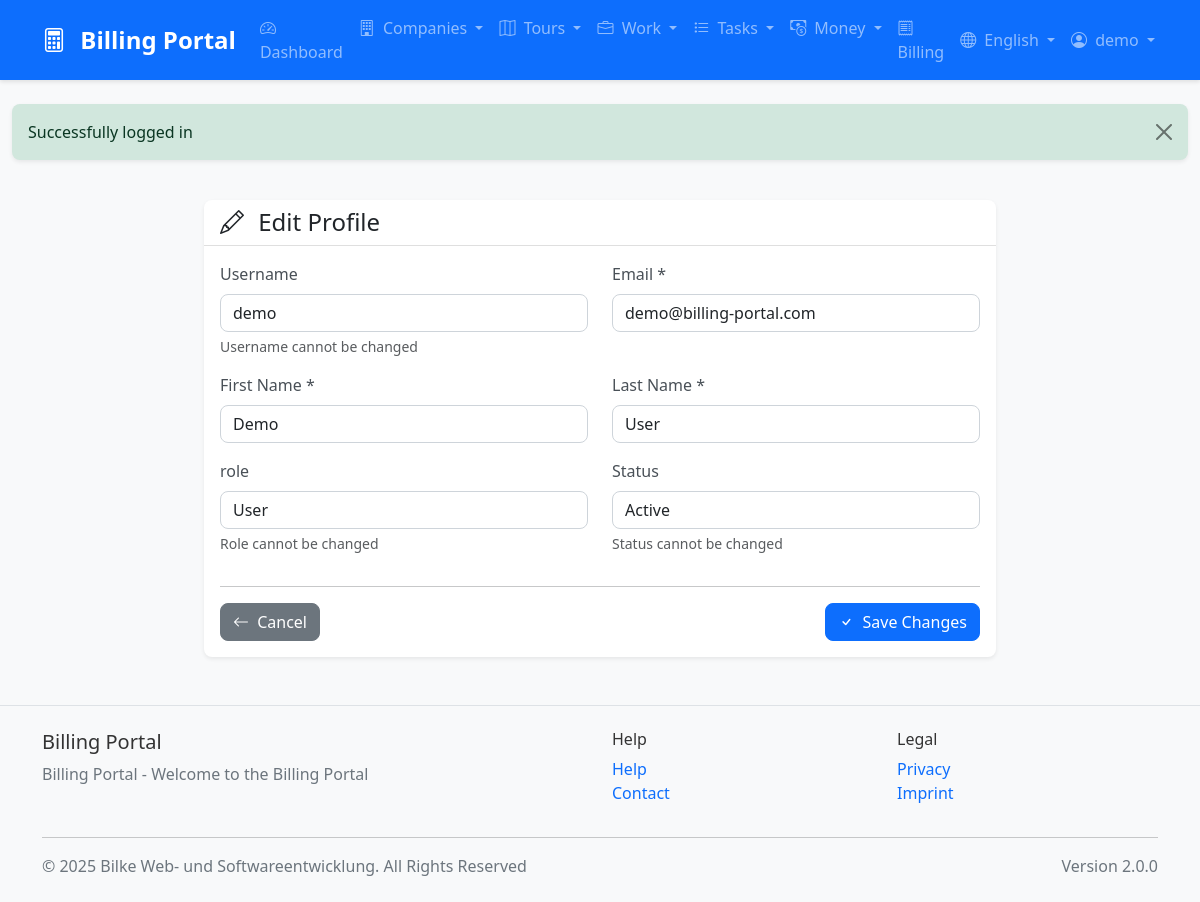
The app's page /profile/edit (signed in) with its own data.
### tables this page shows
CREATE TABLE users (
    id INT AUTO_INCREMENT PRIMARY KEY,
    username VARCHAR(50) UNIQUE NOT NULL,
    email VARCHAR(100) UNIQUE NOT NULL,
    password VARCHAR(255) NOT NULL,
    first_name VARCHAR(50),
    last_name VARCHAR(50),
    role ENUM('admin', 'manager', 'user') DEFAULT 'user',
    domain VARCHAR(100),
    status ENUM('active', 'inactive', 'suspended') DEFAULT 'active',
    last_login DATETIME,
    created_at TIMESTAMP DEFAULT CURRENT_TIMESTAMP,
    updated_at TIMESTAMP DEFAULT CURRENT_TIMESTAMP ON UPDATE CURRENT_TIMESTAMP,
    INDEX idx_username (username),
    INDEX idx_email (email),
    INDEX idx_domain (domain),
    INDEX idx_status (status)
);

### templates/profile/edit.php (the view, shortened to what the rows shown need)
<?php include __DIR__ . '/../layout/header.php'; ?>
<div class="row">
    <div class="col-md-8 mx-auto">
        <div class="card">
            <div class="card-body">
                <form method="POST" action="/profile/edit">
                    <div class="row">
                        <div class="col-md-6">
                            <div class="mb-3">
                                <label for="username" class="form-label"><?= $localization->get('username') ?></label>
                                <input type="text" class="form-control" id="username" value="<?= htmlspecialchars($user['username']) ?>" readonly>
                                <div class="form-text"><?= $localization->get('username_cannot_be_changed') ?></div>
                            </div>
                        </div>
                        <div class="col-md-6">
                            <div class="mb-3">
                                <label for="email" class="form-label"><?= $localization->get('email') ?> *</label>
                                <input type="email" class="form-control" id="email" name="email" value="<?= htmlspecialchars($user['email']) ?>" required>
                            </div>
                        </div>
                    </div>
                    <div class="row">
                        <div class="col-md-6">
                            <div class="mb-3">
                                <label for="first_name" class="form-label"><?= $localization->get('first_name') ?> *</label>
                                <input type="text" class="form-control" id="first_name" name="first_name" value="<?= htmlspecialchars($user['first_name']) ?>" required>
                            </div>
                        </div>
                        <div class="col-md-6">
                            <div class="mb-3">
                                <label for="last_name" class="form-label"><?= $localization->get('last_name') ?> *</label>
                                <input type="text" class="form-control" id="last_name" name="last_name" value="<?= htmlspecialchars($user['last_name']) ?>" required>
                            </div>
                        </div>
                    </div>
                    <div class="row">
                        <div class="col-md-6">
                            <div class="mb-3">
                                <label for="role" class="form-label"><?= $localization->get('role') ?></label>
                                <input type="text" class="form-control" id="role" value="<?= ucfirst($user['role']) ?>" readonly>
                                <div class="form-text"><?= $localization->get('role_cannot_be_changed') ?></div>
                            </div>
                        </div>
                        <div class="col-md-6">
                            <div class="mb-3">
                                <label for="status" class="form-label"><?= $localization->get('status') ?></label>
                                <input type="text" class="form-control" id="status" value="<?= ucfirst($user['status']) ?>" readonly>
                                <div class="form-text"><?= $localization->get('status_cannot_be_changed') ?></div>
                            </div>
                        </div>
                    </div>
                </form>
            </div>
        </div>
    </div>
</div>
<?php include __DIR__ . '/../layout/footer.php'; ?>

### records on screen
users: username "demo", email "demo@billing-portal.com", first_name "Demo", last_name "User", role "User", status "Active"

### other values on screen
$localization->get('app_name') "Billing Portal"
$localization->get('nav_dashboard') "Dashboard"
$localization->get('nav_company') "Companies"
$localization->get('nav_tours') "Tours"
$localization->get('nav_work') "Work"
$localization->get('nav_tasks') "Tasks"
$localization->get('nav_money') "Money"
$localization->get('nav_billing') "Billing"
$localization->getLocaleName($locale) "English"
$session->getUsername() "demo"
$session->getFlash('success') "Successfully logged in"
$localization->get('edit') "Edit"
$localization->get('profile') "Profile"
$localization->get('username') "Username"
$localization->get('username_cannot_be_changed') "Username cannot be changed"
